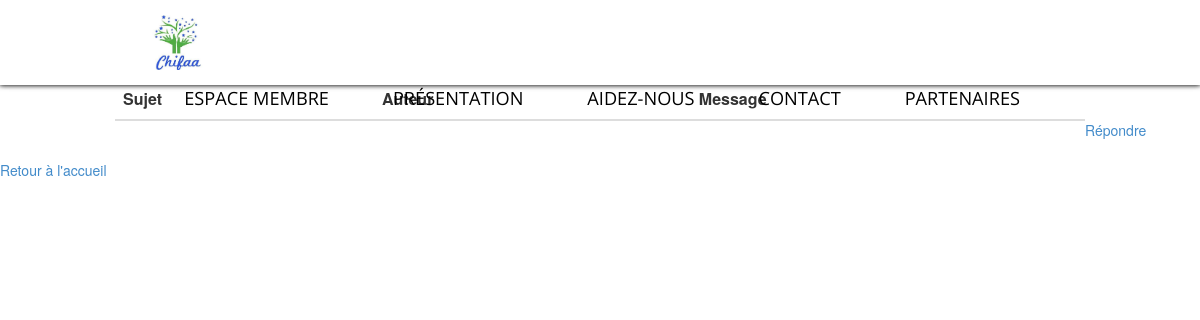
Page /lire_sujet.php?id_sujet_a_lire=20 on the earlier database version.
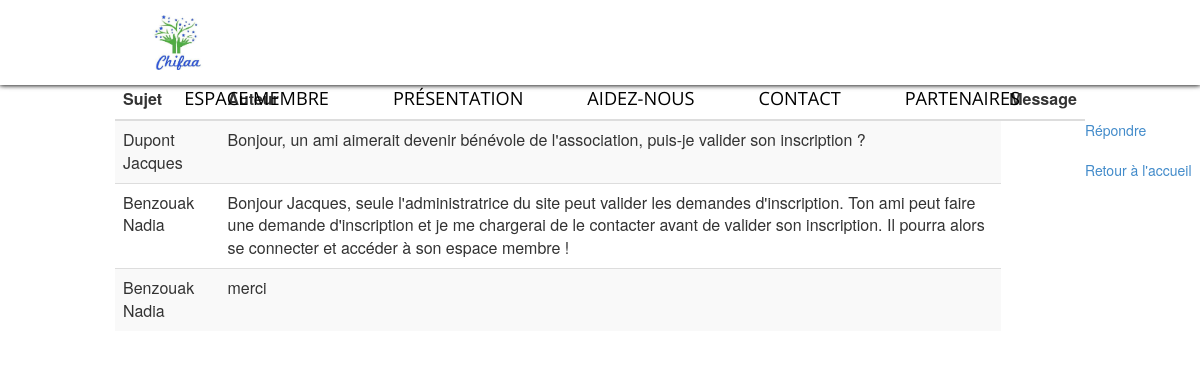
Same page on the later database version.
### tables this page shows
CREATE TABLE `forum_reponses` (
  `id` int(6) NOT NULL,
  `auteur` varchar(30) NOT NULL,
  `message` text NOT NULL,
  `date_reponse` datetime NOT NULL DEFAULT '0000-00-00 00:00:00',
  `correspondance_sujet` int(6) NOT NULL
);

### lire_sujet.php (the view, shortened to what this page needs)
<html>
	<head>
			<link href="templates/css/bootstrap.min.css" rel="stylesheet" type="text/css" media="all" />
	                <link href="templates/fonts" rel="stylesheet"  media="all" />
	</head>
<body>
		 <div class="navigation">
         </div>
<?php
if (!isset($_GET['id_sujet_a_lire'])) {
	echo 'Sujet non défini.';
}
else {
?>
	                <div class="row col-md-10 col-md-offset-1 custyle">
                <table class="table table-striped custab" id ="myTable">
                <thead>
                    <tr>
                        <th>Sujet</th>
                        <th>Auteur</th>
                       <th>Message</th>
                    </tr>
                 </thead>
	<?php
	try
		{
			$base = new PDO('mysql:host=localhost;dbname=chifaa;charset=utf8', 'root', '');
		}
			catch (Exception $e)
			{
        		die('Erreur : ' . $e->getMessage());
			}
	$sql = $base-> query ('SELECT auteur, message , date_reponse FROM forum_reponses WHERE correspondance_sujet="'.$_GET['id_sujet_a_lire'].'" ORDER BY date_reponse ASC');
	while ($data = $sql->fetch()) {
	echo '<tr>';
	echo '<td>';
	echo htmlentities(trim($data['auteur']));
	echo '</td><td>';
	echo nl2br(htmlentities(trim($data['message'])));
	echo '</td></tr>';
	}
	?>
	</table></div>
	<br /><br />
	<a href="./insert_reponse.php?numero_du_sujet=<?php echo $_GET['id_sujet_a_lire']; ?>">Répondre</a>
	<?php
}
?>
<br /><br />
<a href="FAQ.php">Retour à l'accueil</a>
</body>
</html>

Differences in the rows shown:
added forum_reponses: auteur "Dupont Jacques", message "Bonjour, un ami aimerait devenir bénévole de l'association, puis-je valider son inscription ?"
added forum_reponses: auteur "Benzouak Nadia", message "Bonjour Jacques, seule l'administratrice du site peut valider les demandes d'inscription. Ton ami peut faire une demande d'inscription et je me chargerai de le contacter avant de valider son inscription. Il pourra alors se connecter et accéder à son espace membre !"
added forum_reponses: auteur "Benzouak Nadia", message "merci"
